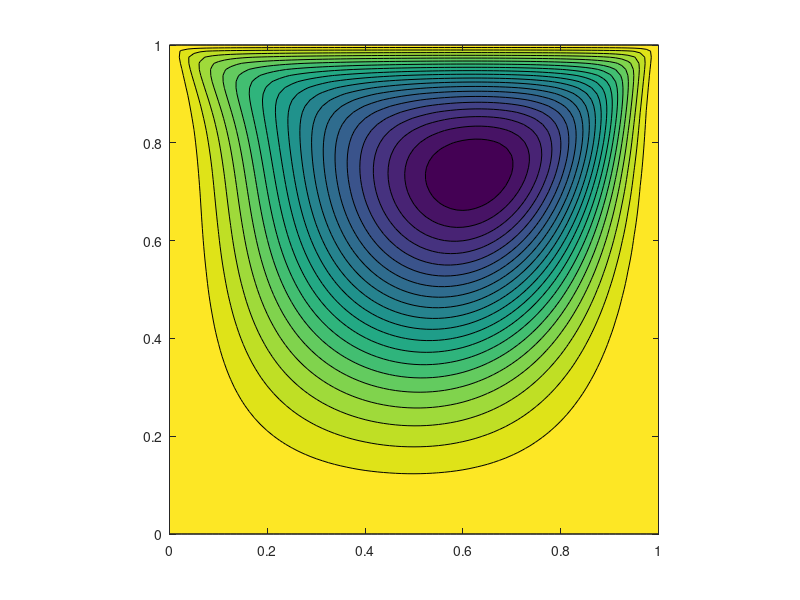

Write MATLAB code to recreate this figure.
clc
clear all
close all

Nx = 81;
Ny = 81;

A = importdata('streamfunction.txt');
x = reshape(A.data(:,1), [Nx,Ny]);
y = reshape(A.data(:,2), [Nx,Ny]);
s = reshape(A.data(:,3), [Nx,Ny]);

contourf(x,y,s,20);
pbaspect([max(max(x)) max(max(y)) 1]);



